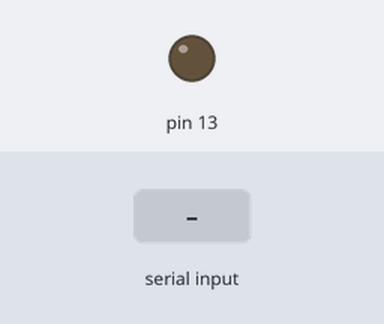
This sketch was run on a simulated Arduino Uno, built with avr-gcc and run on an emulated ATmega328P. Parts: output pins drawn as LEDs (lit = HIGH). Dashed ring = blinking. The test bench sets the inputs (shaded band).

Above: at 1.2 s.
1.3 s: "90,45\n" received over Serial
At 1.55 s:
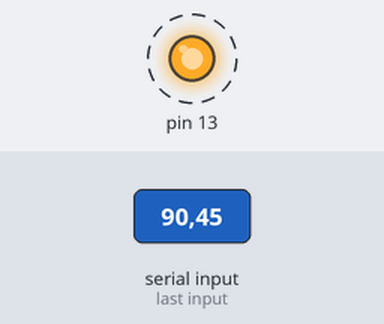
Timing chart, 0 to 10.3 s (numbered marks = the images above; inputs shaded):
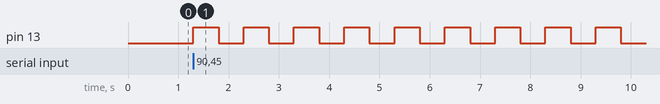

Measured:
- after the input at 1.3 s, pin 13: alternates HIGH for 0.50 s and LOW for 0.50 s, starting at once

The sketch:

pocet_blikani_z_pc.ino
```cpp
byte pocet = 0;
byte i = 0;
bool stav = LOW;
unsigned long predtim = 0;

void setup() {
  // nastavi pin 13 jako vystup
  pinMode(13, OUTPUT);
  // inicializuje UART a nastavi rychlost komunikace na 9600 bps
  Serial.begin(9600);
}

void loop() {
  // kontroluje, zda byl prijat znak
  if (Serial.available() > 0) {
    // precte znak a posune ho o poradove cislo znaku "0"
    pocet = Serial.read() - 48;
  }
  moje_funkce();
}

void moje_funkce() {
  // zjisti, kolik milisekund Arduino bezi
  unsigned long ted = millis();
  //
  if (ted - predtim >= 500 && i < pocet) {
    // zneguje promennou
    stav = !stav;
    // aktualizuje pomocnou promennou pro ulozeni casu posledniho provedeni podminky
    predtim = ted;
    // omezuje na bliknuti jako celek (tj. rozsviceni i zhasnuti)
    if (!stav) {  // (stav == LOW)
      i++;
    }
  }
  // nastavi na vystupu 13 prislusne napeti (LOW/HIGH)
  digitalWrite(13, stav);
  // pokud byl dosazen pocet bliknuti, tak resetuje aktualni pocet a nastaveny pocet
  if (i == pocet) {
    i = 0;
    pocet = 0;
  }
}
```
